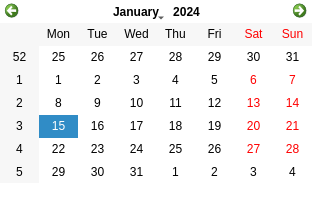
<?xml version="1.0" encoding="UTF-8"?>
<ui version="4.0">
 <class>MainWindow</class>
 <widget class="QMainWindow" name="MainWindow">
  <property name="geometry">
   <rect>
    <x>0</x>
    <y>0</y>
    <width>312</width>
    <height>207</height>
   </rect>
  </property>
  <property name="windowTitle">
   <string>MainWindow</string>
  </property>
  <property name="styleSheet">
   <string notr="true">QWidget {
	background-color: white;
	color: black;
}</string>
  </property>
  <widget class="QWidget" name="centralwidget">
   <property name="styleSheet">
    <string notr="true">QWidget {
}</string>
   </property>
   <widget class="QCalendarWidget" name="calendarWidget">
    <property name="geometry">
     <rect>
      <x>0</x>
      <y>0</y>
      <width>312</width>
      <height>183</height>
     </rect>
    </property>
    <property name="styleSheet">
     <string notr="true">QCalendarWidget {
	background-color: transparent;
}</string>
    </property>
   </widget>
  </widget>
  <widget class="QStatusBar" name="statusbar"/>
 </widget>
 <resources/>
 <connections/>
</ui>
